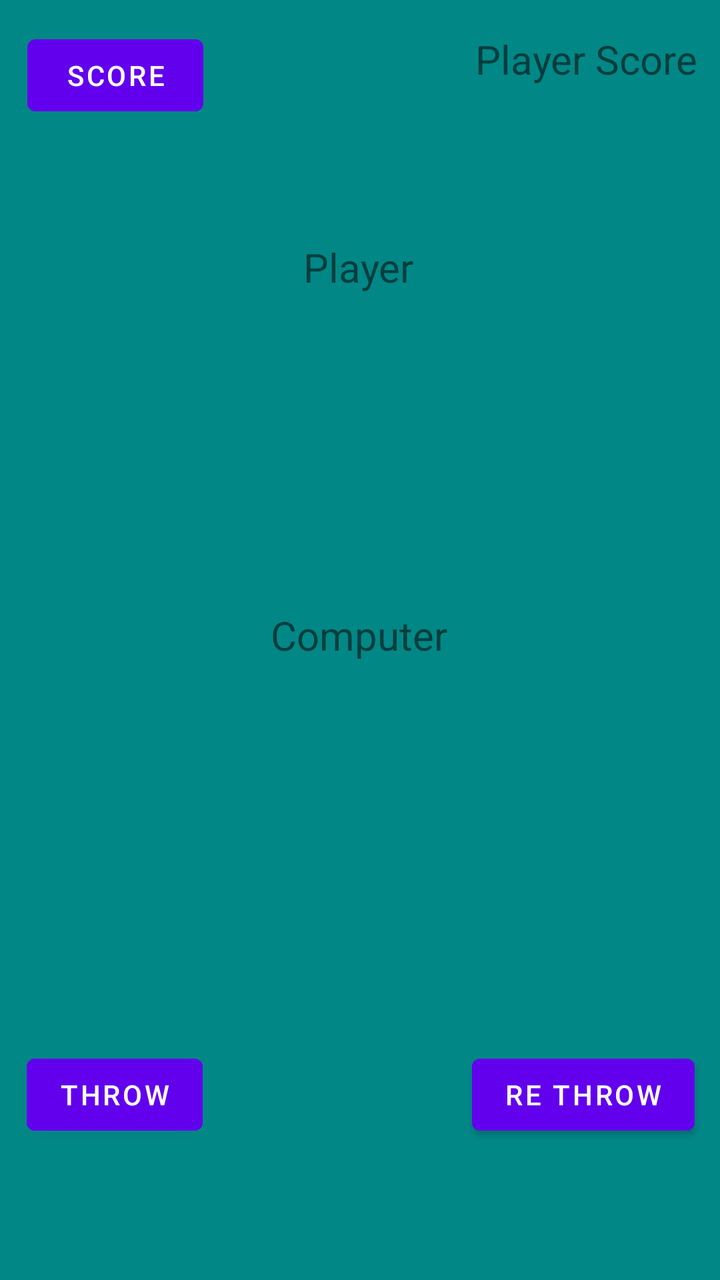
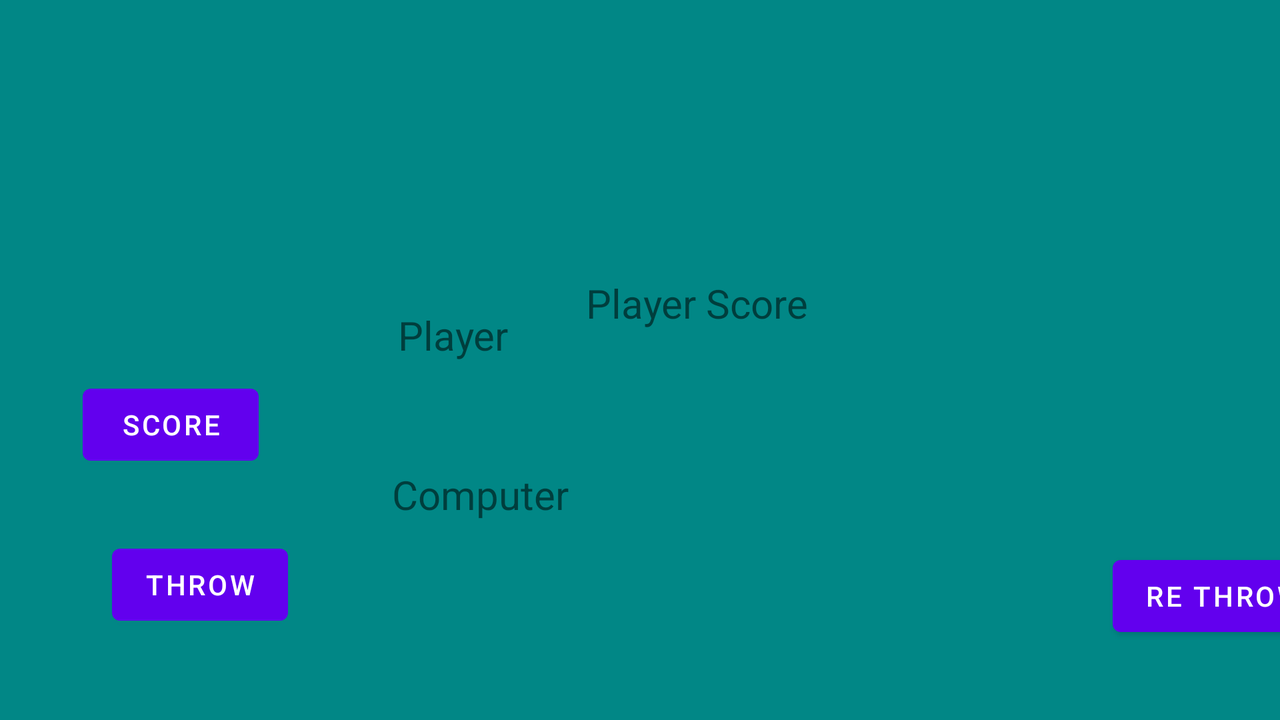

One screen, two layout resources from the same app: the default and the repository's alternative for another configuration. Each is rendered where Android would select it; the XML of both is given below.
<!-- AndroidManifest.xml: application theme Theme.Dice_Game -->
<!-- res/layout/activity_game.xml -->
<?xml version="1.0" encoding="utf-8"?>
<androidx.constraintlayout.widget.ConstraintLayout xmlns:android="http://schemas.android.com/apk/res/android"
    xmlns:app="http://schemas.android.com/apk/res-auto"
    xmlns:tools="http://schemas.android.com/tools"
    android:layout_width="match_parent"
    android:layout_height="match_parent"
    tools:context=".Game"
    android:background="@color/teal_700"
    tools:layout_editor_absoluteX="5dp"
    tools:layout_editor_absoluteY="0dp">

    <LinearLayout
        android:id="@+id/linearLayout2"
        android:layout_width="match_parent"
        android:layout_height="84dp"
        android:orientation="horizontal"
        app:layout_constraintBottom_toBottomOf="parent"
        app:layout_constraintEnd_toEndOf="parent"
        app:layout_constraintHorizontal_bias="0.0"
        app:layout_constraintStart_toStartOf="parent"
        app:layout_constraintTop_toTopOf="parent"
        app:layout_constraintVertical_bias="0.267">

        <ImageView
            android:id="@+id/imageView15"
            android:layout_width="75dp"
            android:layout_height="83dp"
            android:layout_marginLeft="6dp"




            tools:srcCompat="@tools:sample/avatars" />

        <ImageView
            android:id="@+id/imageView16"
            android:layout_width="75dp"
            android:layout_height="83dp"
            tools:srcCompat="@tools:sample/avatars"
            android:layout_marginLeft="6dp"




            />

        <ImageView
            android:id="@+id/imageView14"
            android:layout_width="75dp"
            android:layout_height="83dp"
            android:layout_marginLeft="6dp"





            tools:srcCompat="@tools:sample/avatars" />

        <ImageView
            android:id="@+id/imageView17"
            android:layout_width="75dp"
            android:layout_height="83dp"
            android:layout_marginLeft="6dp"





            tools:srcCompat="@tools:sample/avatars" />

        <ImageView
            android:id="@+id/imageView18"
            android:layout_width="75dp"
            android:layout_height="83dp"
            android:layout_marginLeft="6dp"




            tools:srcCompat="@tools:sample/avatars" />
    </LinearLayout>

    <TextView
        android:id="@+id/playerScore"
        android:layout_width="wrap_content"
        android:layout_height="wrap_content"
        android:layout_marginTop="16dp"
        android:text="Player Score"
        android:textSize="20sp"
        app:layout_constraintEnd_toEndOf="parent"
        app:layout_constraintHorizontal_bias="0.954"
        app:layout_constraintStart_toStartOf="parent"
        app:layout_constraintTop_toTopOf="parent" />

    <TextView
        android:id="@+id/textView2"
        android:layout_width="wrap_content"
        android:layout_height="wrap_content"
        android:layout_marginTop="120dp"
        android:text="Player"
        android:textSize="20sp"
        app:layout_constraintEnd_toEndOf="parent"
        app:layout_constraintHorizontal_bias="0.498"
        app:layout_constraintStart_toStartOf="parent"
        app:layout_constraintTop_toTopOf="parent" />

    <TextView
        android:id="@+id/textView3"
        android:layout_width="wrap_content"
        android:layout_height="wrap_content"
        android:layout_marginTop="304dp"
        android:text="Computer"
        android:textSize="20sp"
        app:layout_constraintEnd_toEndOf="parent"
        app:layout_constraintHorizontal_bias="0.498"
        app:layout_constraintStart_toStartOf="parent"
        app:layout_constraintTop_toTopOf="parent" />

    <LinearLayout
        android:id="@+id/linearLayout"
        android:layout_width="410dp"
        android:layout_height="90dp"
        android:orientation="horizontal"
        app:layout_constraintBottom_toBottomOf="parent"
        app:layout_constraintEnd_toEndOf="parent"
        app:layout_constraintHorizontal_bias="1.0"
        app:layout_constraintStart_toStartOf="parent"
        app:layout_constraintTop_toTopOf="parent"
        app:layout_constraintVertical_bias="0.6">

        <ImageView
            android:id="@+id/imageView11"
            android:layout_width="75dp"
            android:layout_height="83dp"
            android:layout_marginLeft="6dp"


            tools:srcCompat="@tools:sample/avatars" />

        <ImageView
            android:id="@+id/imageView3"
            android:layout_width="75dp"
            android:layout_height="83dp"
            android:layout_marginLeft="6dp"


            tools:srcCompat="@tools:sample/avatars" />

        <ImageView
            android:id="@+id/imageView7"
            android:layout_width="75dp"
            android:layout_height="83dp"
            android:layout_marginLeft="6dp"


            tools:srcCompat="@tools:sample/avatars" />

        <ImageView
            android:id="@+id/imageView12"
            android:layout_width="75dp"
            android:layout_height="83dp"
            android:layout_marginLeft="6dp"


            tools:srcCompat="@tools:sample/avatars" />

        <ImageView
            android:id="@+id/imageView13"
            android:layout_width="75dp"
            android:layout_height="83dp"
            android:layout_marginLeft="6dp"


            tools:srcCompat="@tools:sample/avatars" />
    </LinearLayout>

    <Button
        android:id="@+id/throwBtn"
        android:layout_width="wrap_content"
        android:layout_height="wrap_content"
        android:text="Throw"
        app:layout_constraintBottom_toBottomOf="parent"
        app:layout_constraintEnd_toEndOf="parent"
        app:layout_constraintHorizontal_bias="0.049"
        app:layout_constraintStart_toStartOf="parent"
        app:layout_constraintTop_toTopOf="parent"
        app:layout_constraintVertical_bias="0.884" />

    <Button
        android:id="@+id/rethrowBtn"
        android:layout_width="wrap_content"
        android:layout_height="wrap_content"
        android:text="re Throw"
        app:layout_constraintBottom_toBottomOf="parent"
        app:layout_constraintEnd_toEndOf="parent"
        app:layout_constraintHorizontal_bias="0.949"
        app:layout_constraintStart_toStartOf="parent"
        app:layout_constraintTop_toTopOf="parent"
        app:layout_constraintVertical_bias="0.884" />

    <Button
        android:id="@+id/scoreBtn"
        android:layout_width="wrap_content"
        android:layout_height="wrap_content"
        android:text="Score"
        app:layout_constraintBottom_toBottomOf="parent"
        app:layout_constraintEnd_toEndOf="parent"
        app:layout_constraintHorizontal_bias="0.05"
        app:layout_constraintStart_toStartOf="parent"
        app:layout_constraintTop_toTopOf="parent"
        app:layout_constraintVertical_bias="0.023" />

    <TextView
        android:id="@+id/ComputerScore"
        android:layout_width="wrap_content"
        android:layout_height="wrap_content"
        android:layout_marginStart="256dp"
        android:layout_marginTop="82dp"
        android:layout_marginEnd="53dp"
        android:layout_marginBottom="19dp"
        android:text="Computer Score"
        app:layout_constraintBottom_toTopOf="@+id/linearLayout"
        app:layout_constraintEnd_toEndOf="parent"
        app:layout_constraintStart_toStartOf="parent"
        app:layout_constraintTop_toBottomOf="@+id/linearLayout2" />

</androidx.constraintlayout.widget.ConstraintLayout>
<!-- resources referenced by this layout -->
<resources>
  <color name="teal_700">#FF018786</color>
  <style name="Theme.Dice_Game" parent="Theme.MaterialComponents.DayNight.DarkActionBar">
          
          <item name="colorPrimary">@color/purple_500</item>
          <item name="colorPrimaryVariant">@color/purple_700</item>
          <item name="colorOnPrimary">@color/white</item>
          
          <item name="colorSecondary">@color/teal_200</item>
          <item name="colorSecondaryVariant">@color/teal_700</item>
          <item name="colorOnSecondary">@color/black</item>
          
          <item name="android:statusBarColor">?attr/colorPrimaryVariant</item>
          
      </style>
  <color name="purple_500">#FF6200EE</color>
  <color name="purple_700">#FF3700B3</color>
  <color name="white">#FFFFFFFF</color>
  <color name="teal_200">#FF03DAC5</color>
  <color name="black">#FF000000</color>
</resources>
<!-- res/layout-land/activity_game.xml (the repository's variant of the layout above) -->
<!-- drawn on the phone turned sideways -->
<?xml version="1.0" encoding="utf-8"?>
<androidx.constraintlayout.widget.ConstraintLayout xmlns:android="http://schemas.android.com/apk/res/android"
    xmlns:app="http://schemas.android.com/apk/res-auto"
    xmlns:tools="http://schemas.android.com/tools"
    android:layout_width="match_parent"
    android:layout_height="match_parent"
    tools:context=".Game"
    android:background="@color/teal_700"
    tools:layout_editor_absoluteX="5dp"
    tools:layout_editor_absoluteY="0dp">

    <LinearLayout
        android:id="@+id/linearLayout2"
        android:layout_width="410dp"
        android:layout_height="86dp"
        android:layout_marginStart="160dp"
        android:layout_marginTop="40dp"
        android:layout_marginEnd="161dp"
        android:orientation="horizontal"
        app:layout_constraintEnd_toEndOf="parent"
        app:layout_constraintHorizontal_bias="0.345"
        app:layout_constraintStart_toStartOf="parent"
        app:layout_constraintTop_toTopOf="parent">

        <ImageView
            android:id="@+id/imageView15"
            android:layout_width="75dp"
            android:layout_height="83dp"
            android:layout_marginLeft="6dp"


            tools:srcCompat="@tools:sample/avatars" />

        <ImageView
            android:id="@+id/imageView16"
            android:layout_width="75dp"
            android:layout_height="83dp"
            android:layout_marginLeft="6dp"
            tools:srcCompat="@tools:sample/avatars"


            />

        <ImageView
            android:id="@+id/imageView14"
            android:layout_width="75dp"
            android:layout_height="83dp"
            android:layout_marginLeft="6dp"


            tools:srcCompat="@tools:sample/avatars" />

        <ImageView
            android:id="@+id/imageView17"
            android:layout_width="75dp"
            android:layout_height="83dp"
            android:layout_marginLeft="6dp"


            tools:srcCompat="@tools:sample/avatars" />

        <ImageView
            android:id="@+id/imageView18"
            android:layout_width="75dp"
            android:layout_height="83dp"
            android:layout_marginLeft="6dp"


            tools:srcCompat="@tools:sample/avatars" />
    </LinearLayout>

    <TextView
        android:id="@+id/playerScore"
        android:layout_width="0dp"
        android:layout_height="wrap_content"
        android:layout_marginTop="12dp"
        android:layout_marginEnd="236dp"
        android:text="Player Score"
        android:textSize="20sp"
        app:layout_constraintEnd_toEndOf="parent"
        app:layout_constraintTop_toBottomOf="@+id/linearLayout2" />

    <TextView
        android:id="@+id/textView2"
        android:layout_width="wrap_content"
        android:layout_height="wrap_content"
        android:layout_marginStart="199dp"
        android:layout_marginTop="28dp"
        android:text="Player"
        android:textSize="20sp"
        app:layout_constraintStart_toStartOf="parent"
        app:layout_constraintTop_toBottomOf="@+id/linearLayout2" />

    <TextView
        android:id="@+id/textView3"
        android:layout_width="wrap_content"
        android:layout_height="wrap_content"
        android:layout_marginStart="196dp"
        android:text="Computer"
        android:textSize="20sp"
        app:layout_constraintBottom_toTopOf="@+id/linearLayout"
        app:layout_constraintStart_toStartOf="parent"
        app:layout_constraintTop_toBottomOf="@+id/textView2"
        app:layout_constraintVertical_bias="0.873" />

    <LinearLayout
        android:id="@+id/linearLayout"
        android:layout_width="410dp"
        android:layout_height="90dp"
        android:layout_marginStart="22dp"
        android:layout_marginEnd="19dp"
        android:orientation="horizontal"
        app:layout_constraintBottom_toBottomOf="parent"
        app:layout_constraintEnd_toStartOf="@+id/rethrowBtn"
        app:layout_constraintStart_toEndOf="@+id/throwBtn"
        app:layout_constraintTop_toBottomOf="@+id/linearLayout2"
        app:layout_constraintVertical_bias="0.989">

        <ImageView
            android:id="@+id/imageView11"
            android:layout_width="75dp"
            android:layout_height="83dp"
            android:layout_marginLeft="6dp"


            tools:srcCompat="@tools:sample/avatars" />

        <ImageView
            android:id="@+id/imageView3"
            android:layout_width="75dp"
            android:layout_height="83dp"
            android:layout_marginLeft="6dp"


            tools:srcCompat="@tools:sample/avatars" />

        <ImageView
            android:id="@+id/imageView7"
            android:layout_width="75dp"
            android:layout_height="83dp"
            android:layout_marginLeft="6dp"


            tools:srcCompat="@tools:sample/avatars" />

        <ImageView
            android:id="@+id/imageView12"
            android:layout_width="75dp"
            android:layout_height="83dp"
            android:layout_marginLeft="6dp"


            tools:srcCompat="@tools:sample/avatars" />

        <ImageView
            android:id="@+id/imageView13"
            android:layout_width="75dp"
            android:layout_height="83dp"
            android:layout_marginLeft="6dp"


            tools:srcCompat="@tools:sample/avatars" />
    </LinearLayout>

    <Button
        android:id="@+id/throwBtn"
        android:layout_width="wrap_content"
        android:layout_height="wrap_content"
        android:layout_marginStart="56dp"
        android:layout_marginBottom="42dp"
        android:text="Throw"
        app:layout_constraintBottom_toBottomOf="parent"
        app:layout_constraintStart_toStartOf="parent"
        app:layout_constraintTop_toBottomOf="@+id/linearLayout2"
        app:layout_constraintVertical_bias="0.989" />

    <Button
        android:id="@+id/rethrowBtn"
        android:layout_width="wrap_content"
        android:layout_height="wrap_content"
        android:layout_marginStart="19dp"
        android:layout_marginEnd="30dp"
        android:text="re Throw"
        app:layout_constraintBottom_toBottomOf="parent"
        app:layout_constraintEnd_toEndOf="parent"
        app:layout_constraintStart_toEndOf="@+id/linearLayout"
        app:layout_constraintTop_toTopOf="parent"
        app:layout_constraintVertical_bias="0.878" />

    <Button
        android:id="@+id/scoreBtn"
        android:layout_width="wrap_content"
        android:layout_height="wrap_content"
        android:layout_marginBottom="32dp"
        android:text="Score"
        app:layout_constraintBottom_toTopOf="@+id/linearLayout"
        app:layout_constraintEnd_toEndOf="parent"
        app:layout_constraintHorizontal_bias="0.075"
        app:layout_constraintStart_toStartOf="parent"
        app:layout_constraintTop_toBottomOf="@+id/linearLayout2"
        app:layout_constraintVertical_bias="1.0" />

    <TextView
        android:id="@+id/ComputerScore"
        android:layout_width="146dp"
        android:layout_height="34dp"
        android:layout_marginStart="212dp"
        android:layout_marginEnd="204dp"
        android:text="Computer Score"
        app:layout_constraintBottom_toTopOf="@+id/linearLayout"
        app:layout_constraintEnd_toEndOf="parent"
        app:layout_constraintHorizontal_bias="1.0"
        app:layout_constraintStart_toEndOf="@+id/textView3"
        app:layout_constraintTop_toBottomOf="@+id/playerScore" />

</androidx.constraintlayout.widget.ConstraintLayout>
